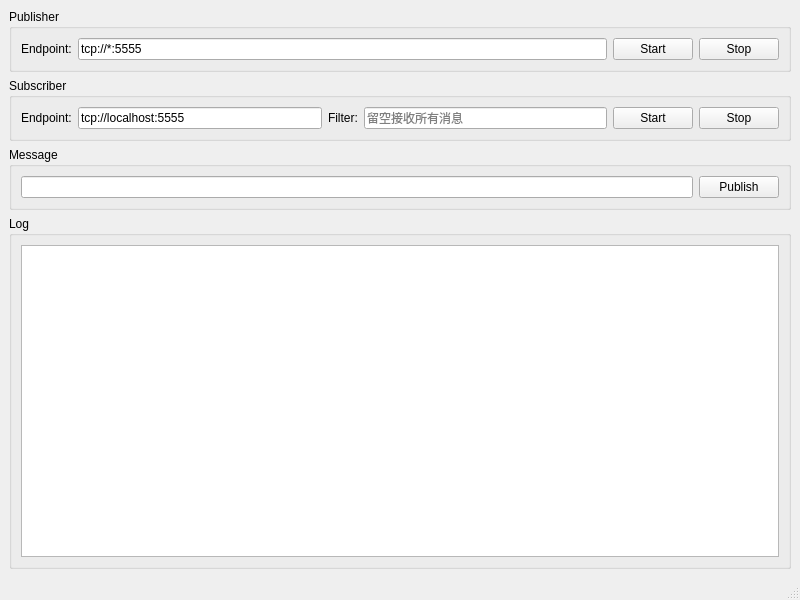
<?xml version="1.0" encoding="UTF-8"?>
<ui version="4.0">
 <class>MainWindow</class>
 <widget class="QMainWindow" name="MainWindow">
  <property name="geometry">
   <rect>
    <x>0</x>
    <y>0</y>
    <width>800</width>
    <height>600</height>
   </rect>
  </property>
  <property name="windowTitle">
   <string>ZMQ Test</string>
  </property>
  <widget class="QWidget" name="centralwidget">
   <layout class="QVBoxLayout" name="verticalLayout">
    <item>
     <widget class="QGroupBox" name="groupPublisher">
      <property name="title">
       <string>Publisher</string>
      </property>
      <layout class="QHBoxLayout" name="horizontalLayout">
       <item>
        <widget class="QLabel" name="labelPublisherEndpoint">
         <property name="text">
          <string>Endpoint:</string>
         </property>
        </widget>
       </item>
       <item>
        <widget class="QLineEdit" name="editPublisherEndpoint">
         <property name="text">
          <string>tcp://*:5555</string>
         </property>
        </widget>
       </item>
       <item>
        <widget class="QPushButton" name="btnStartPublisher">
         <property name="text">
          <string>Start</string>
         </property>
        </widget>
       </item>
       <item>
        <widget class="QPushButton" name="btnStopPublisher">
         <property name="text">
          <string>Stop</string>
         </property>
        </widget>
       </item>
      </layout>
     </widget>
    </item>
    <item>
     <widget class="QGroupBox" name="groupSubscriber">
      <property name="title">
       <string>Subscriber</string>
      </property>
      <layout class="QVBoxLayout" name="verticalLayout_2">
       <item>
        <layout class="QHBoxLayout" name="horizontalLayout_2">
         <item>
          <widget class="QLabel" name="labelSubscriberEndpoint">
           <property name="text">
            <string>Endpoint:</string>
           </property>
          </widget>
         </item>
         <item>
          <widget class="QLineEdit" name="editSubscriberEndpoint">
           <property name="text">
            <string>tcp://localhost:5555</string>
           </property>
          </widget>
         </item>
         <item>
          <widget class="QLabel" name="labelFilter">
           <property name="text">
            <string>Filter:</string>
           </property>
          </widget>
         </item>
         <item>
          <widget class="QLineEdit" name="editFilter">
           <property name="text">
            <string></string>
           </property>
           <property name="placeholderText">
            <string>留空接收所有消息</string>
           </property>
          </widget>
         </item>
         <item>
          <widget class="QPushButton" name="btnStartSubscriber">
           <property name="text">
            <string>Start</string>
           </property>
          </widget>
         </item>
         <item>
          <widget class="QPushButton" name="btnStopSubscriber">
           <property name="text">
            <string>Stop</string>
           </property>
          </widget>
         </item>
        </layout>
       </item>
      </layout>
     </widget>
    </item>
    <item>
     <widget class="QGroupBox" name="groupMessage">
      <property name="title">
       <string>Message</string>
      </property>
      <layout class="QHBoxLayout" name="horizontalLayout_3">
       <item>
        <widget class="QLineEdit" name="editMessage"/>
       </item>
       <item>
        <widget class="QPushButton" name="btnPublish">
         <property name="text">
          <string>Publish</string>
         </property>
        </widget>
       </item>
      </layout>
     </widget>
    </item>
    <item>
     <widget class="QGroupBox" name="groupLog">
      <property name="title">
       <string>Log</string>
      </property>
      <layout class="QVBoxLayout" name="verticalLayout_3">
       <item>
        <widget class="QPlainTextEdit" name="textLog">
         <property name="readOnly">
          <bool>true</bool>
         </property>
        </widget>
       </item>
      </layout>
     </widget>
    </item>
   </layout>
  </widget>
  <widget class="QStatusBar" name="statusbar"/>
 </widget>
 <resources/>
 <connections/>
</ui>
